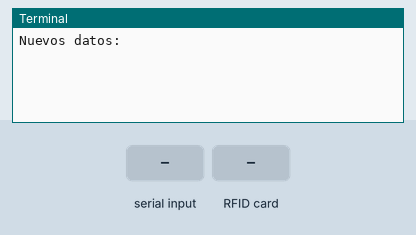
Simulated run of this program. Board: Raspberry Pi (header pin numbers). Parts: the last lines printed to the terminal. The inputs (shaded band) are chosen by the test bench. At 2.8 s the program stops and its outputs stay as they are.

Above: at 1.2 s.
1.3 s: "1" typed at the terminal, then Enter
At 2.4 s:
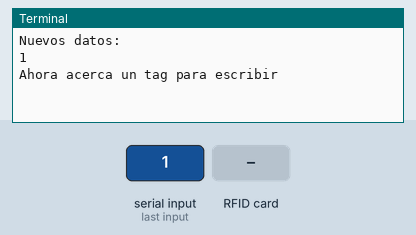
2.8 s: RFID card 5E 7A 19 C4 held to the reader
At 3.5 s:
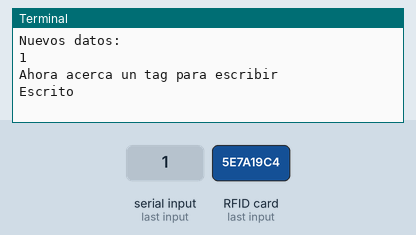

Measured:
- after the input at 1.3 s, the terminal: prints a new line at once (image 1)
- after the input at 2.8 s, the terminal: prints a new line at once (image 2)

The program:

escritura-en-tag.py
```python
import RPi.GPIO as GPIO
from mfrc522 import SimpleMFRC522

reader = SimpleMFRC522()

try:
        text = input('Nuevos datos:')
        print("Ahora acerca un tag para escribir")
        reader.write(text)
        print("Escrito")
finally:
        GPIO.cleanup()
```
